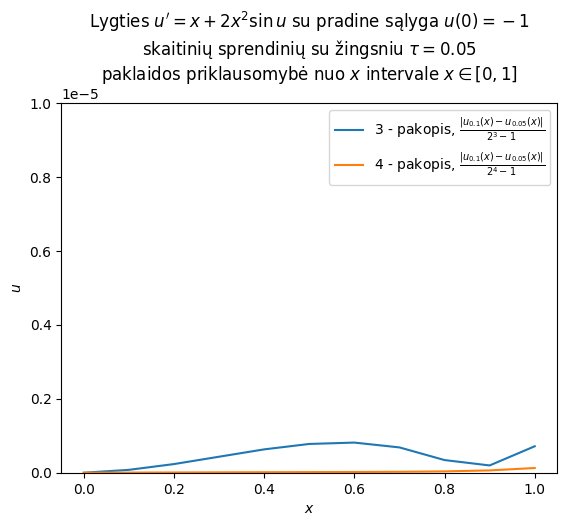

Write the Python code that produced this figure.
# %%

import numpy as np
from scipy.integrate import odeint
import matplotlib.pyplot as plt
from solver import rk3, rk4

def f(t, u):
    return t + 2 * t ** 2 * np.sin(u)

u_0 = -1
x_0 = 0
x_end = 1
tau = 0.05

N = int((x_end - x_0) / tau) + 1
M = int((x_end - x_0) / (2 * tau)) + 1

_, us_3 = rk3(f, x_0, u_0, tau, N)
xs, us_3_2tau = rk3(f, x_0, u_0, 2 * tau, M)

_, us_4 = rk4(f, x_0, u_0, tau, N)
_, us_4_2tau = rk4(f, x_0, u_0, 2 * tau, M)

error_rk3 = np.abs(us_3_2tau - us_3[::2]) / (2**3 - 1)
error_rk4 = np.abs(us_4_2tau - us_4[::2]) / (2**4 - 1)

plt.title(
f"""Lygties $u\'=x+2x^2\\sin u$ su pradine sąlyga $u({x_0})={u_0}$
skaitinių sprendinių su žingsniu $\\tau={tau}$
paklaidos priklausomybė nuo $x$ intervale $x\\in[0, 1]$""")

label = f'3 - pakopis, $\\frac{{\\vert u_{{{2 * tau}}}(x)-u_{{{tau}}}(x) \\vert}}{{2^3-1}}$'
plt.plot(xs, error_rk3, label=label)

label = f'4 - pakopis, $\\frac{{\\vert u_{{{2 * tau}}}(x)-u_{{{tau}}}(x) \\vert}}{{2^4-1}}$'

plt.plot(xs, error_rk4, label=label)
plt.legend()
plt.xlabel('$x$')
plt.ylabel('$u$')

plt.gca().set_ylim((0, 0.00001))
plt.gca().set_xlim((-0.05, x_end+0.05))

plt.show()
# %%
